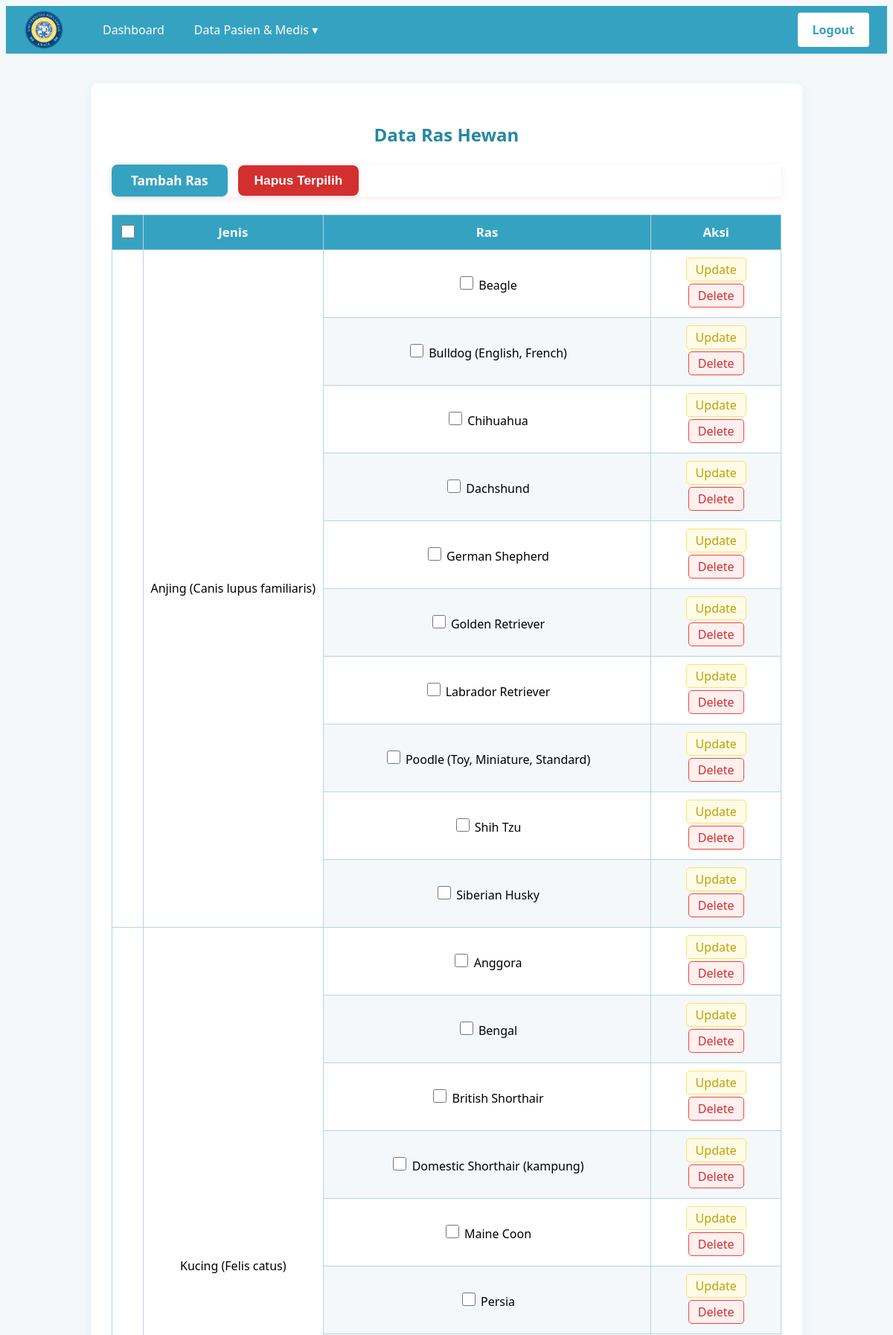
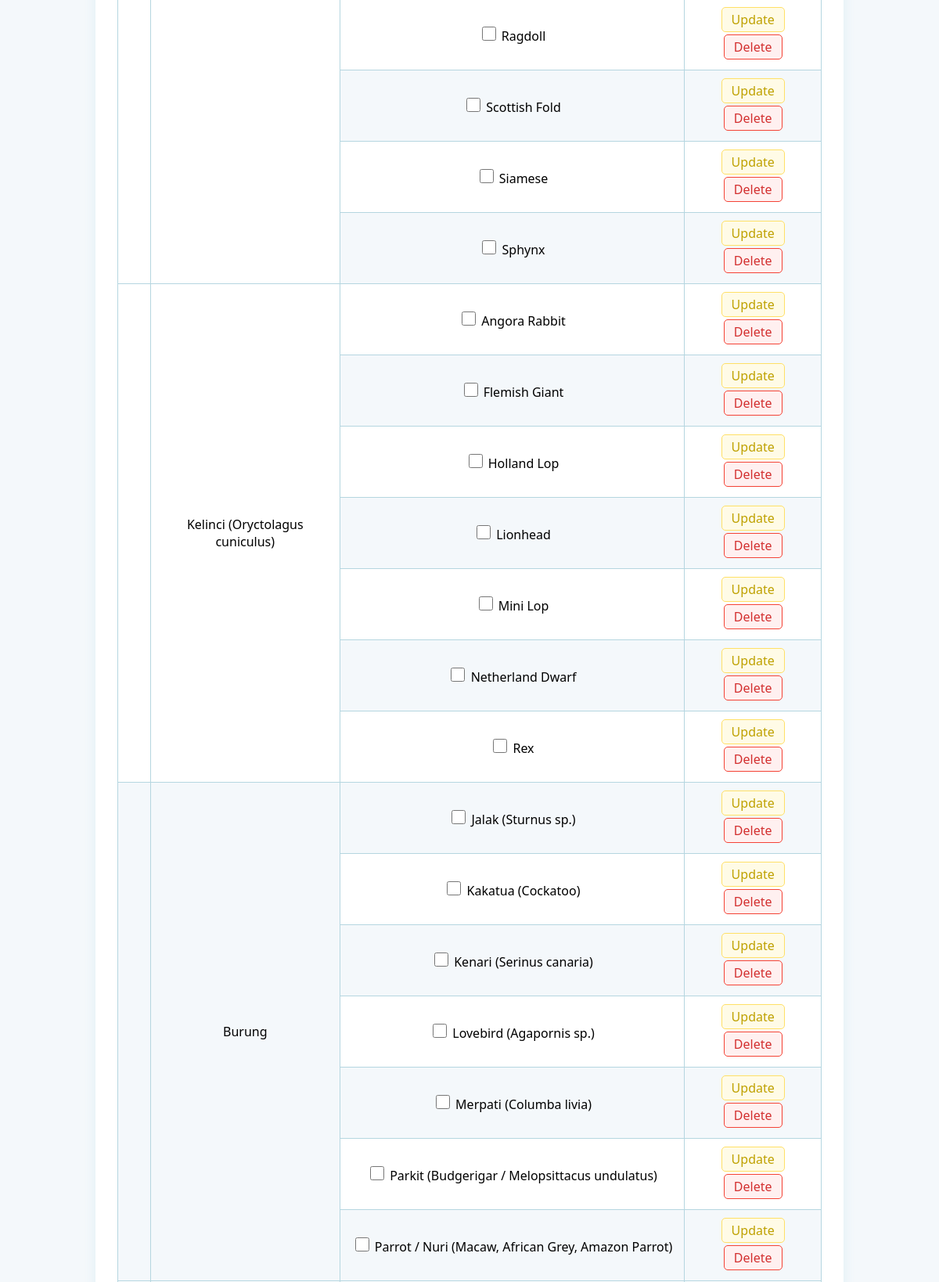
The page /roles/animal/RasHewanView.php (signed in, upper part) on the database its author committed (2 pictures, top to bottom).
### tables this page shows
CREATE TABLE `ras_hewan` (
  `idras_hewan` int NOT NULL,
  `nama_ras` varchar(100) DEFAULT NULL,
  `idjenis_hewan` int NOT NULL
);

### databases/koneksi.php (called while the page is built, shortened)
<?php
class Database {
	private $host;
	private $user;
	private $pass;
	private $db;
	private $conn;
	public function __construct(
		$host = 'localhost',
		$user = 'root',
		$pass = '',
		$db   = 'kuliah_wf_2025'
	) {
		$this->host = $host;
		$this->user = $user;
		$this->pass = $pass;
		$this->db   = $db;
	}
	private function connect() {
		$this->conn = new mysqli($this->host, $this->user, $this->pass, $this->db);
	}
	public function select($query, $params = [], $types = '') {
		$stmt = $this->conn->prepare($query);
		$stmt->execute();
		$result = $stmt->get_result();
		$data = $result ? $result->fetch_all(MYSQLI_ASSOC) : [];
		return $data;
	}
}
?>

### controllers/RasHewanController.php (called while the page is built, shortened)
<?php
require_once __DIR__ . '/../models/jenisHewan.php';
class RasHewanController
{
    private $jenisModel;
    public function __construct()
    {
        $this->jenisModel = new Jenis_hewan();
    }
    public function index()
    {
        $jenisList = $this->jenisModel->helper_fetch_all_with_ras_from_db();
        return $jenisList;
    }
}

### models/jenisHewan.php (called while the page is built, shortened)
<?php
require_once __DIR__ . '/../databases/koneksi.php';
class Jenis_hewan
{
    private $db;
    public function __construct()
    {
        $this->db = new Database();
    }
    public function helper_fetch_all_with_ras_from_db()
    {
        $sql = "SELECT jh.*, rh.idras_hewan, rh.nama_ras
            FROM jenis_hewan jh
            LEFT JOIN ras_hewan rh ON jh.idjenis_hewan = rh.idjenis_hewan
            ORDER BY jh.idjenis_hewan, rh.nama_ras";
        $result = $this->db->select($sql);
        $data = [];
        foreach ($result as $row) {
            $idjenis = $row['idjenis_hewan'];
            if (!isset($data[$idjenis])) {
                $data[$idjenis] = [
                    'idjenis_hewan' => $row['idjenis_hewan'],
                    'nama_jenis_hewan' => $row['nama_jenis_hewan'],
                    'ras' => []
                ];
            }
            if ($row['idras_hewan']) {
                $data[$idjenis]['ras'][] = [
                    'idras_hewan' => $row['idras_hewan'],
                    'nama_ras' => $row['nama_ras']
                ];
            }
        }
        return array_values($data);
    }
}

### roles/animal/RasHewanView.php (the view, shortened to what this page needs)
<?php
require_once __DIR__ . '/../../controllers/RasHewanController.php';
class RasHewanView
{
    private $jenisList;
    public function __construct($jenisList)
    {
        $this->jenisList = $jenisList;
    }
    public function render()
    {
?>
        <!DOCTYPE html>
        <html lang="id">
        <head>
            <link rel="stylesheet" href="../../assets/css/ras_hewan.css">
            <link rel="stylesheet" href="../../assets/css/bulk_delete_ras.css">
        </head>
        <body>
            <?php include('../../views/partials/menu.php'); ?>
            <div class="ras-table-container">
                <h2>Data Ras Hewan</h2>
                <div class="bulk-action-bar">
                    <a href="TambahRasView.php" class="tambah-ras-btn">Tambah Ras</a>
                    <button type="submit" form="bulkDeleteForm" class="bulk-delete-btn">Hapus Terpilih</button>
                </div>
                <form method="post" action="" id="bulkDeleteForm">
                <table class="ras-table">
                    <thead>
                        <tr>
                            <th><input type="checkbox" id="checkAll" onclick="toggleAll(this)"></th>
                            <th>Jenis</th>
                            <th>Ras</th>
                            <th>Aksi</th>
                        </tr>
                    </thead>
                    <tbody>
                        <?php foreach ($this->jenisList as $jenis) : ?>
                            <?php
                            $rowspan = !empty($jenis['ras']) ? count($jenis['ras']) : 1;
                            $first = true;
                            if (!empty($jenis['ras'])):
                                foreach ($jenis['ras'] as $ras):
                            ?>
                                    <tr>
                                        <?php if ($first): ?>
                                            <td rowspan="<?php echo $rowspan; ?>">&nbsp;</td>
                                            <td rowspan="<?php echo $rowspan; ?>"><?php echo htmlspecialchars($jenis['nama_jenis_hewan']); ?></td>
                                        <?php $first = false;
                                        endif; ?>
                                        <td>
                                            <input type="checkbox" name="ids[]" value="<?php echo $ras['idras_hewan']; ?>">
                                            <?php echo htmlspecialchars($ras['nama_ras']); ?>
                                        </td>
                                        <td style="text-align:center;">
                                            <a href="UpdateRasView.php?id=<?php echo $ras['idras_hewan']; ?>" class="aksi-link edit-link">Update</a>
                                            <a href="DeleteRasView.php?id=<?php echo $ras['idras_hewan']; ?>" class="aksi-link delete-link">Delete</a>
                                        </td>
                                    </tr>
                                <?php endforeach;
                            endif; ?>
                        <?php endforeach; ?>
                    </tbody>
                </table>
                </form>
            </div>
        </body>
        </html>
<?php
        return ob_get_clean();
    }
}
$controller = new RasHewanController();
$jenisList = $controller->index();
$view = new RasHewanView($jenisList);
echo $view->render();

### assets/css/ras_hewan.css (style rules this page uses)
.bulk-action-bar { border: none; box-shadow: 0 2px 8px rgba(211, 47, 47, 0.10); transition: background 0.2s, box-shadow 0.2s; cursor: pointer; }
input[type="checkbox"] { width: 18px; height: 18px; accent-color: #36a2c2; cursor: pointer; }
body { background: #f4f8fb; font-family: 'Segoe UI', Arial, sans-serif; }
.ras-table-container { background: #fff; max-width: 900px; margin: 40px auto 0 auto; padding: 32px 28px 24px 28px; border-radius: 10px; box-shadow: 0 4px 16px rgba(54, 162, 194, 0.10); }
h2 { color: #2587a3; text-align: center; margin-bottom: 24px; }
.ras-table { border-collapse: collapse; width: 100%; background: #fff; }
.ras-table th, .ras-table td { border: 1px solid #b5d6e0; padding: 10px 8px; text-align: center; }
.ras-table th { background: #36a2c2; color: #fff; font-size: 1.05em; }
.ras-table tr:nth-child(even) { background: #f4f8fb; }
.aksi-link { text-decoration: none; font-weight: 500; padding: 4px 12px; border-radius: 5px; transition: background 0.18s, color 0.18s; margin-bottom: 3px; display: inline-block; }
.edit-link { background: #fffbe6; color: #bfa100; border: 1.5px solid #ffe066; }
.delete-link { background: #fff0f0; color: #d32f2f; border: 1.5px solid #f44336; }
.tambah-ras-btn { display: inline-block; background: #36a2c2; color: #fff; padding: 10px 26px; border-radius: 8px; text-decoration: none; font-weight: 700; margin-bottom: 22px; font-size: 1.08em; box-shadow: 0 2px 8px rgba(54, 162, 194, 0.10); transition: background 0.2s, box-shadow 0.2s; border: none; }

### assets/css/bulk_delete_ras.css (style rules this page uses)
.bulk-action-bar { display: flex; align-items: center; gap: 14px; margin-bottom: 24px; margin-top: 8px; }
.bulk-action-bar .tambah-ras-btn { margin-bottom: 0; margin-right: 0; }
.bulk-delete-btn { background: #d32f2f; color: #fff; padding: 10px 22px; border-radius: 8px; font-weight: 700; font-size: 1.08em; border: none; box-shadow: 0 2px 8px rgba(211, 47, 47, 0.10); transition: background 0.2s, box-shadow 0.2s; cursor: pointer; margin-bottom: 0; }
input[type="checkbox"] { width: 18px; height: 18px; accent-color: #36a2c2; cursor: pointer; }

### rows shown on the page
ras_hewan: nama_jenis_hewan "Anjing (Canis lupus familiaris)", nama_ras "Beagle"
ras_hewan: nama_ras "Bulldog (English, French)"
ras_hewan: nama_ras "Chihuahua"
ras_hewan: nama_ras "Dachshund"
ras_hewan: nama_ras "German Shepherd"
ras_hewan: nama_ras "Golden Retriever"
ras_hewan: nama_ras "Labrador Retriever"
ras_hewan: nama_ras "Poodle (Toy, Miniature, Standard)"
ras_hewan: nama_ras "Shih Tzu"
ras_hewan: nama_ras "Siberian Husky"
ras_hewan: nama_jenis_hewan "Kucing (Felis catus)", nama_ras "Anggora"
ras_hewan: nama_ras "Bengal"
ras_hewan: nama_ras "British Shorthair"
ras_hewan: nama_ras "Domestic Shorthair (kampung)"
ras_hewan: nama_ras "Maine Coon"
ras_hewan: nama_ras "Persia"
ras_hewan: nama_ras "Ragdoll"
ras_hewan: nama_ras "Scottish Fold"
ras_hewan: nama_ras "Siamese"
ras_hewan: nama_ras "Sphynx"
ras_hewan: nama_jenis_hewan "Kelinci (Oryctolagus cuniculus)", nama_ras "Angora Rabbit"
ras_hewan: nama_ras "Flemish Giant"
ras_hewan: nama_ras "Holland Lop"
ras_hewan: nama_ras "Lionhead"
ras_hewan: nama_ras "Mini Lop"
ras_hewan: nama_ras "Netherland Dwarf"
ras_hewan: nama_ras "Rex"
ras_hewan: nama_jenis_hewan "Burung", nama_ras "Jalak (Sturnus sp.)"
ras_hewan: nama_ras "Kakatua (Cockatoo)"
ras_hewan: nama_ras "Kenari (Serinus canaria)"
ras_hewan: nama_ras "Lovebird (Agapornis sp.)"
ras_hewan: nama_ras "Merpati (Columba livia)"
ras_hewan: nama_ras "Parkit (Budgerigar / Melopsittacus undulatus)"
ras_hewan: nama_ras "Parrot / Nuri (Macaw, African Grey, Amazon Parrot)"
